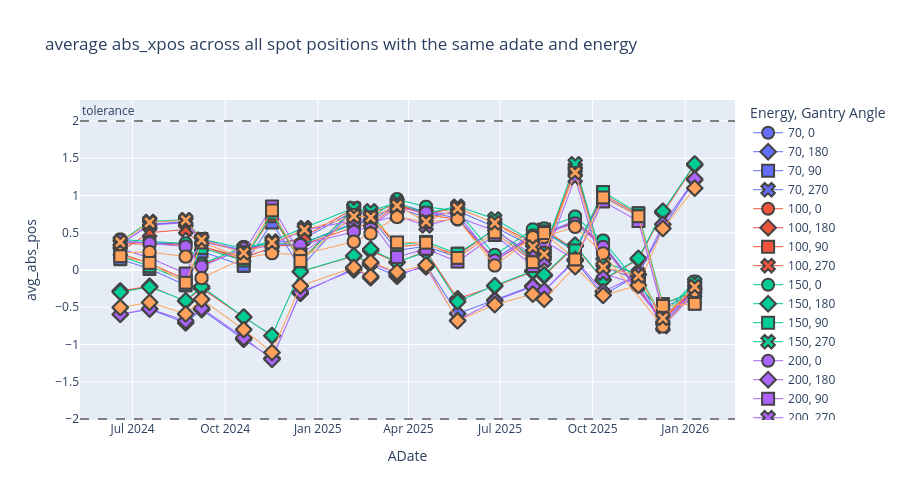

Source (notebook cell):
### Code cell
plotly_ave_spot_position(sub_df, "abs_xpos", "Gantry 1", "XRV-3000",  24)

### Figure 1 — Plotly figure (JSON) as saved in the notebook; plotly's stock layout.template omitted (floating-point values rounded to 4 significant figures; data arrays with more than 128 entries replaced by an {"elided": "..."} marker saying what was removed)
{"data": [{"hovertemplate": "Energy=70<br>Gantry Angle=0<br>ADate=%{x}<br>avg_abs_pos=%{y}<extra></extra>", "legendgroup": "70, 0", "line": {"width": 1}, "marker": {"color": "#636efa", "line": {"width": 2}, "size": 12, "symbol": "circle"}, "mode": "markers+lines", "name": "70, 0", "showlegend": true, "type": "scattergl", "x": {"elided": "171 str values"}, "xaxis": "x", "y": {"elided": "171 float values"}, "yaxis": "y"}, {"hovertemplate": "Energy=70<br>Gantry Angle=180<br>ADate=%{x}<br>avg_abs_pos=%{y}<extra></extra>", "legendgroup": "70, 180", "line": {"width": 1}, "marker": {"color": "#636efa", "line": {"width": 2}, "size": 12, "symbol": "diamond"}, "mode": "markers+lines", "name": "70, 180", "showlegend": true, "type": "scattergl", "x": {"elided": "189 str values"}, "xaxis": "x", "y": {"elided": "189 float values"}, "yaxis": "y"}, {"hovertemplate": "Energy=70<br>Gantry Angle=90<br>ADate=%{x}<br>avg_abs_pos=%{y}<extra></extra>", "legendgroup": "70, 90", "line": {"width": 1}, "marker": {"color": "#636efa", "line": {"width": 2}, "size": 12, "symbol": "square"}, "mode": "markers+lines", "name": "70, 90", "showlegend": true, "type": "scattergl", "x": {"elided": "180 str values"}, "xaxis": "x", "y": {"elided": "180 float values"}, "yaxis": "y"}, {"hovertemplate": "Energy=70<br>Gantry Angle=270<br>ADate=%{x}<br>avg_abs_pos=%{y}<extra></extra>", "legendgroup": "70, 270", "line": {"width": 1}, "marker": {"color": "#636efa", "line": {"width": 2}, "size": 12, "symbol": "x"}, "mode": "markers+lines", "name": "70, 270", "showlegend": true, "type": "scattergl", "x": {"elided": "180 str values"}, "xaxis": "x", "y": {"elided": "180 float values"}, "yaxis": "y"}, {"hovertemplate": "Energy=100<br>Gantry Angle=0<br>ADate=%{x}<br>avg_abs_pos=%{y}<extra></extra>", "legendgroup": "100, 0", "line": {"width": 1}, "marker": {"color": "#EF553B", "line": {"width": 2}, "size": 12, "symbol": "circle"}, "mode": "markers+lines", "name": "100, 0", "showlegend": true, "type": "scattergl", "x": {"elided": "171 str values"}, "xaxis": "x", "y": {"elided": "171 float values"}, "yaxis": "y"}, {"hovertemplate": "Energy=100<br>Gantry Angle=180<br>ADate=%{x}<br>avg_abs_pos=%{y}<extra></extra>", "legendgroup": "100, 180", "line": {"width": 1}, "marker": {"color": "#EF553B", "line": {"width": 2}, "size": 12, "symbol": "diamond"}, "mode": "markers+lines", "name": "100, 180", "showlegend": true, "type": "scattergl", "x": {"elided": "189 str values"}, "xaxis": "x", "y": {"elided": "189 float values"}, "yaxis": "y"}, {"hovertemplate": "Energy=100<br>Gantry Angle=90<br>ADate=%{x}<br>avg_abs_pos=%{y}<extra></extra>", "legendgroup": "100, 90", "line": {"width": 1}, "marker": {"color": "#EF553B", "line": {"width": 2}, "size": 12, "symbol": "square"}, "mode": "markers+lines", "name": "100, 90", "showlegend": true, "type": "scattergl", "x": {"elided": "180 str values"}, "xaxis": "x", "y": {"elided": "180 float values"}, "yaxis": "y"}, {"hovertemplate": "Energy=100<br>Gantry Angle=270<br>ADate=%{x}<br>avg_abs_pos=%{y}<extra></extra>", "legendgroup": "100, 270", "line": {"width": 1}, "marker": {"color": "#EF553B", "line": {"width": 2}, "size": 12, "symbol": "x"}, "mode": "markers+lines", "name": "100, 270", "showlegend": true, "type": "scattergl", "x": {"elided": "180 str values"}, "xaxis": "x", "y": {"elided": "180 float values"}, "yaxis": "y"}, {"hovertemplate": "Energy=150<br>Gantry Angle=0<br>ADate=%{x}<br>avg_abs_pos=%{y}<extra></extra>", "legendgroup": "150, 0", "line": {"width": 1}, "marker": {"color": "#00cc96", "line": {"width": 2}, "size": 12, "symbol": "circle"}, "mode": "markers+lines", "name": "150, 0", "showlegend": true, "type": "scattergl", "x": {"elided": "171 str values"}, "xaxis": "x", "y": {"elided": "171 float values"}, "yaxis": "y"}, {"hovertemplate": "Energy=150<br>Gantry Angle=180<br>ADate=%{x}<br>avg_abs_pos=%{y}<extra></extra>", "legendgroup": "150, 180", "line": {"width": 1}, "marker": {"color": "#00cc96", "line": {"width": 2}, "size": 12, "symbol": "diamond"}, "mode": "markers+lines", "name": "150, 180", "showlegend": true, "type": "scattergl", "x": {"elided": "189 str values"}, "xaxis": "x", "y": {"elided": "189 float values"}, "yaxis": "y"}, {"hovertemplate": "Energy=150<br>Gantry Angle=90<br>ADate=%{x}<br>avg_abs_pos=%{y}<extra></extra>", "legendgroup": "150, 90", "line": {"width": 1}, "marker": {"color": "#00cc96", "line": {"width": 2}, "size": 12, "symbol": "square"}, "mode": "markers+lines", "name": "150, 90", "showlegend": true, "type": "scattergl", "x": {"elided": "180 str values"}, "xaxis": "x", "y": {"elided": "180 float values"}, "yaxis": "y"}, {"hovertemplate": "Energy=150<br>Gantry Angle=270<br>ADate=%{x}<br>avg_abs_pos=%{y}<extra></extra>", "legendgroup": "150, 270", "line": {"width": 1}, "marker": {"color": "#00cc96", "line": {"width": 2}, "size": 12, "symbol": "x"}, "mode": "markers+lines", "name": "150, 270", "showlegend": true, "type": "scattergl", "x": {"elided": "180 str values"}, "xaxis": "x", "y": {"elided": "180 float values"}, "yaxis": "y"}, {"hovertemplate": "Energy=200<br>Gantry Angle=0<br>ADate=%{x}<br>avg_abs_pos=%{y}<extra></extra>", "legendgroup": "200, 0", "line": {"width": 1}, "marker": {"color": "#ab63fa", "line": {"width": 2}, "size": 12, "symbol": "circle"}, "mode": "markers+lines", "name": "200, 0", "showlegend": true, "type": "scattergl", "x": {"elided": "171 str values"}, "xaxis": "x", "y": {"elided": "171 float values"}, "yaxis": "y"}, {"hovertemplate": "Energy=200<br>Gantry Angle=180<br>ADate=%{x}<br>avg_abs_pos=%{y}<extra></extra>", "legendgroup": "200, 180", "line": {"width": 1}, "marker": {"color": "#ab63fa", "line": {"width": 2}, "size": 12, "symbol": "diamond"}, "mode": "markers+lines", "name": "200, 180", "showlegend": true, "type": "scattergl", "x": {"elided": "189 str values"}, "xaxis": "x", "y": {"elided": "189 float values"}, "yaxis": "y"}, {"hovertemplate": "Energy=200<br>Gantry Angle=90<br>ADate=%{x}<br>avg_abs_pos=%{y}<extra></extra>", "legendgroup": "200, 90", "line": {"width": 1}, "marker": {"color": "#ab63fa", "line": {"width": 2}, "size": 12, "symbol": "square"}, "mode": "markers+lines", "name": "200, 90", "showlegend": true, "type": "scattergl", "x": {"elided": "180 str values"}, "xaxis": "x", "y": {"elided": "180 float values"}, "yaxis": "y"}, {"hovertemplate": "Energy=200<br>Gantry Angle=270<br>ADate=%{x}<br>avg_abs_pos=%{y}<extra></extra>", "legendgroup": "200, 270", "line": {"width": 1}, "marker": {"color": "#ab63fa", "line": {"width": 2}, "size": 12, "symbol": "x"}, "mode": "markers+lines", "name": "200, 270", "showlegend": true, "type": "scattergl", "x": {"elided": "180 str values"}, "xaxis": "x", "y": {"elided": "180 float values"}, "yaxis": "y"}, {"hovertemplate": "Energy=240<br>Gantry Angle=0<br>ADate=%{x}<br>avg_abs_pos=%{y}<extra></extra>", "legendgroup": "240, 0", "line": {"width": 1}, "marker": {"color": "#FFA15A", "line": {"width": 2}, "size": 12, "symbol": "circle"}, "mode": "markers+lines", "name": "240, 0", "showlegend": true, "type": "scattergl", "x": {"elided": "171 str values"}, "xaxis": "x", "y": {"elided": "171 float values"}, "yaxis": "y"}, {"hovertemplate": "Energy=240<br>Gantry Angle=180<br>ADate=%{x}<br>avg_abs_pos=%{y}<extra></extra>", "legendgroup": "240, 180", "line": {"width": 1}, "marker": {"color": "#FFA15A", "line": {"width": 2}, "size": 12, "symbol": "diamond"}, "mode": "markers+lines", "name": "240, 180", "showlegend": true, "type": "scattergl", "x": {"elided": "189 str values"}, "xaxis": "x", "y": {"elided": "189 float values"}, "yaxis": "y"}, {"hovertemplate": "Energy=240<br>Gantry Angle=90<br>ADate=%{x}<br>avg_abs_pos=%{y}<extra></extra>", "legendgroup": "240, 90", "line": {"width": 1}, "marker": {"color": "#FFA15A", "line": {"width": 2}, "size": 12, "symbol": "square"}, "mode": "markers+lines", "name": "240, 90", "showlegend": true, "type": "scattergl", "x": {"elided": "180 str values"}, "xaxis": "x", "y": {"elided": "180 float values"}, "yaxis": "y"}, {"hovertemplate": "Energy=240<br>Gantry Angle=270<br>ADate=%{x}<br>avg_abs_pos=%{y}<extra></extra>", "legendgroup": "240, 270", "line": {"width": 1}, "marker": {"color": "#FFA15A", "line": {"width": 2}, "size": 12, "symbol": "x"}, "mode": "markers+lines", "name": "240, 270", "showlegend": true, "type": "scattergl", "x": {"elided": "180 str values"}, "xaxis": "x", "y": {"elided": "180 float values"}, "yaxis": "y"}], "layout": {"annotations": [{"showarrow": false, "text": "tolerance", "x": 0, "xanchor": "left", "xref": "x domain", "y": 2, "yanchor": "bottom", "yref": "y"}], "height": 500, "legend": {"title": {"text": "Energy, Gantry Angle"}, "tracegroupgap": 0}, "shapes": [{"line": {"color": "grey", "dash": "dash"}, "type": "line", "x0": 0, "x1": 1, "xref": "x domain", "y0": 2, "y1": 2, "yref": "y"}, {"line": {"color": "grey", "dash": "dash"}, "type": "line", "x0": 0, "x1": 1, "xref": "x domain", "y0": -2, "y1": -2, "yref": "y"}], "title": {"text": "average abs_xpos across all spot positions with the same adate and energy"}, "xaxis": {"anchor": "y", "domain": [0, 1], "title": {"text": "ADate"}}, "yaxis": {"anchor": "x", "domain": [0, 1], "title": {"text": "avg_abs_pos"}}}}
